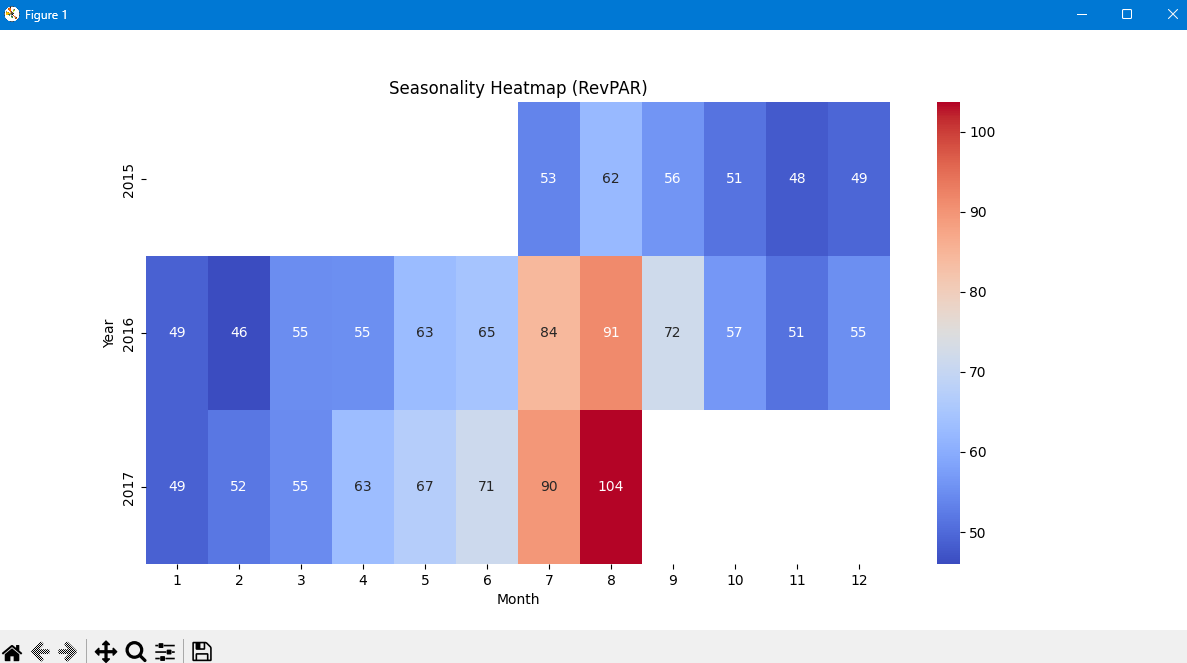

Reproduce this figure in Python.
import pandas as pd
import matplotlib.pyplot as plt
import seaborn as sns

# 📂 Load dataset
file_path = r"C:\Users\HP\Music\new project\#3 — STR  CoStar\hotel_bookings.csv"
df = pd.read_csv(file_path)

# -------------------------------
# 🧹 DATA PREP
# -------------------------------

# Occupancy flag
df['is_occupied'] = df['is_canceled'].apply(lambda x: 0 if x == 1 else 1)

# Month mapping
month_map = {
    'January':1, 'February':2, 'March':3, 'April':4,
    'May':5, 'June':6, 'July':7, 'August':8,
    'September':9, 'October':10, 'November':11, 'December':12
}

df['month'] = df['arrival_date_month'].map(month_map)
df['year'] = df['arrival_date_year']

# -------------------------------
# 📊 KPI CALCULATION (Monthly)
# -------------------------------

monthly = df.groupby(['year', 'month']).agg({
    'adr': 'mean',
    'is_occupied': 'mean'
}).reset_index()

# RevPAR calculation
monthly['revpar'] = monthly['adr'] * monthly['is_occupied']

# -------------------------------
# 🔥 HEATMAP DATA
# -------------------------------

heatmap_data = monthly.pivot(index='year', columns='month', values='revpar')

# -------------------------------
# 📈 PLOT HEATMAP
# -------------------------------

plt.figure(figsize=(12,6))

sns.heatmap(
    heatmap_data,
    annot=True,
    fmt=".0f",
    cmap="coolwarm"
)

plt.title("Seasonality Heatmap (RevPAR)")
plt.xlabel("Month")
plt.ylabel("Year")

plt.show()
